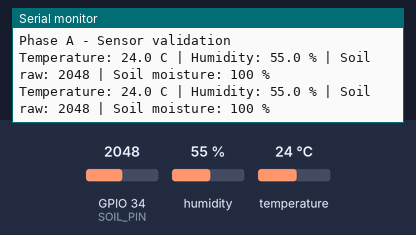
The sketch below on a simulated ESP32. On the bench: the last lines printed to the serial monitor. The inputs (shaded band) are chosen by the test bench; at power-on: humidity 55 %, GPIO 34 (SOIL_PIN) = 2048, temperature 24 °C.

Above: at 2.8 s.
2.9 s: humidity set to 22 %
At 4.5 s:
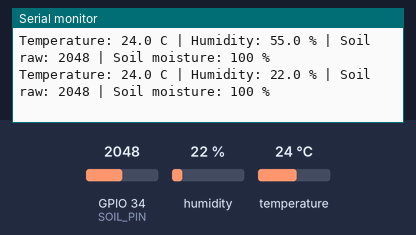
5.6 s: GPIO 34 (SOIL_PIN) set to 2866
At 7.5 s:
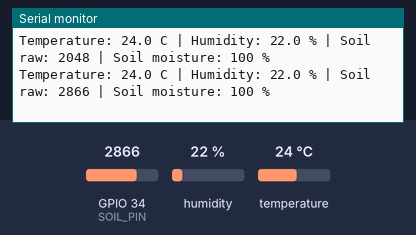
8.3 s: temperature set to 12 °C
At 10.8 s:
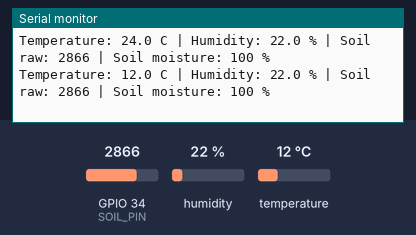
11.0 s: GPIO 34 (SOIL_PIN) set to 3603
At 12.8 s:
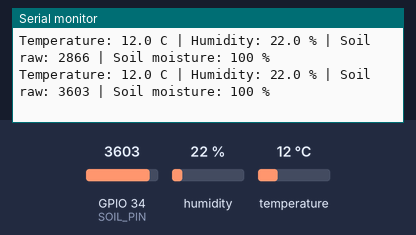
13.7 s: humidity set to 40 %
At 14.6 s:
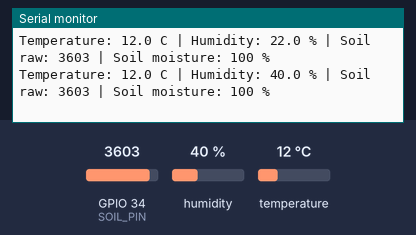
Timing chart, 0 to 16.7 s (numbered marks = the images above; inputs shaded):
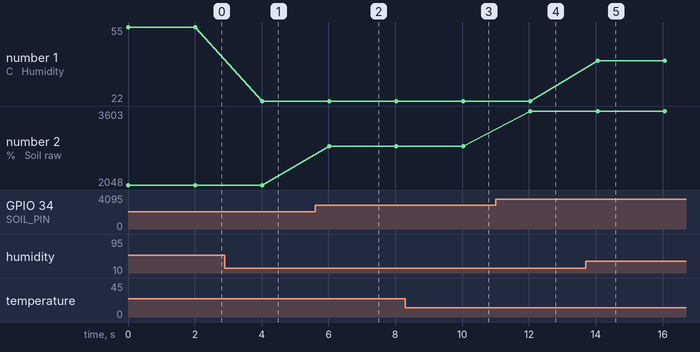

Measured:
- after the input at 2.9 s, the serial monitor: prints a new line after 1.1 s (image 1)
- after the input at 5.6 s, the serial monitor: prints a new line after 0.43 s (image 2)
- after the input at 8.3 s, the serial monitor: prints a new line after 1.7 s (image 3)
- after the input at 11.0 s, the serial monitor: prints a new line after 1.0 s (image 4)
- after the input at 13.7 s, the serial monitor: prints a new line after 0.35 s (image 5)
- plotted number 1: 55 → 22 after the input at 2.9 s, 22 → 40 after the input at 13.7 s
- plotted number 2: 2048 → 2866 after the input at 5.6 s, 2866 → 3603 after the input at 11.0 s

The sketch:

phaseAwok.ino
```cpp
/*
  IoT Soil Management System
  PHASE A - Sensor validation / Wokwi test

  Reads:
  - DHT22 temperature
  - DHT22 humidity
  - Capacitive soil moisture analogue output

  Then prints the readings to Serial Monitor.
*/

#include <DHT.h>

// -------------------- PIN SETUP --------------------
const int DHT_PIN  = 4;
const int SOIL_PIN = 34;

DHT dht(DHT_PIN, DHT22);

// -------------------- SOIL CALIBRATION --------------------
const int SOIL_DRY = 0;
const int SOIL_WET = 1267;

// Convert the raw ADC reading into an easy 0-100% value.
int readSoilPercent(int rawValue)
{
  int percent = map(rawValue, SOIL_DRY, SOIL_WET, 0, 100);
  percent = constrain(percent, 0, 100);
  return percent;
}

void setup()
{
  Serial.begin(115200);
  dht.begin();

  Serial.println("Phase A - Sensor validation");
}

void loop()
{
  // Read the DHT22.
  float temperature = dht.readTemperature();
  float humidity    = dht.readHumidity();

  // Read the soil sensor.
  int soilRaw     = analogRead(SOIL_PIN);
  int soilPercent = readSoilPercent(soilRaw);

  // DHT22 returns NaN if a reading fails.
  if (isnan(temperature) || isnan(humidity))
  {
    Serial.println("ERROR: DHT22 reading failed.");
  }
  else
  {
    Serial.print("Temperature: ");
    Serial.print(temperature, 1);
    Serial.print(" C | Humidity: ");
    Serial.print(humidity, 1);
    Serial.print(" % | Soil raw: ");
    Serial.print(soilRaw);
    Serial.print(" | Soil moisture: ");
    Serial.print(soilPercent);
    Serial.println(" %");
  }

  // DHT22 should not be read too rapidly.
  delay(2000);
}
```
